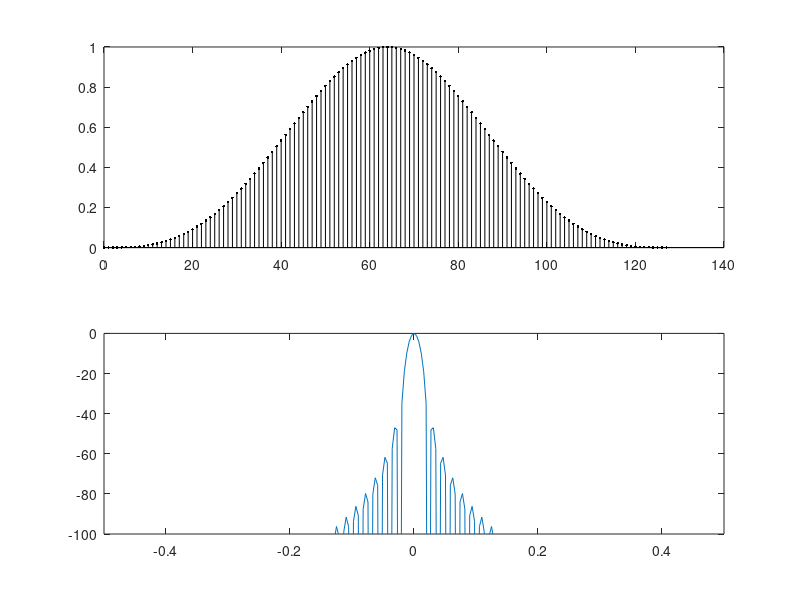

MATLAB code to generate this figure:
clear all;
N =128;
n = 0:N-1;
papoulis = (1/pi)*abs(sin(2*pi.*n/N))-(1-2*abs(n-N/2)/N).*cos(2*pi.*n/N);
[h,w] = freqz(papoulis,1,256,'whole',1);
h = abs(h);
h = 20*log10(h/abs(h(1)));
subplot(211)
stem(n,papoulis,'k.');
subplot(212)
w = w-0.5;
plot(w,fftshift(h));
axis([-0.5, 0.5, -100, 0]);